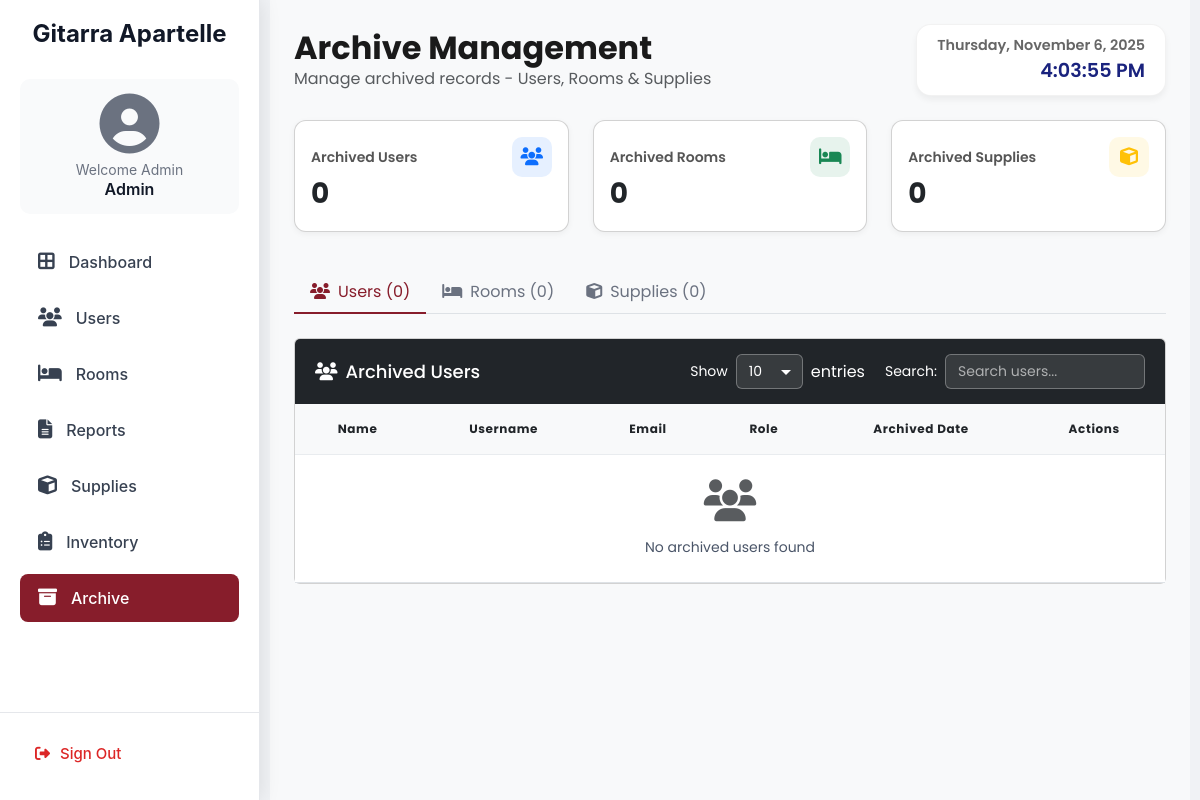
Page /admin-archive.php (signed in) on the earlier database version.
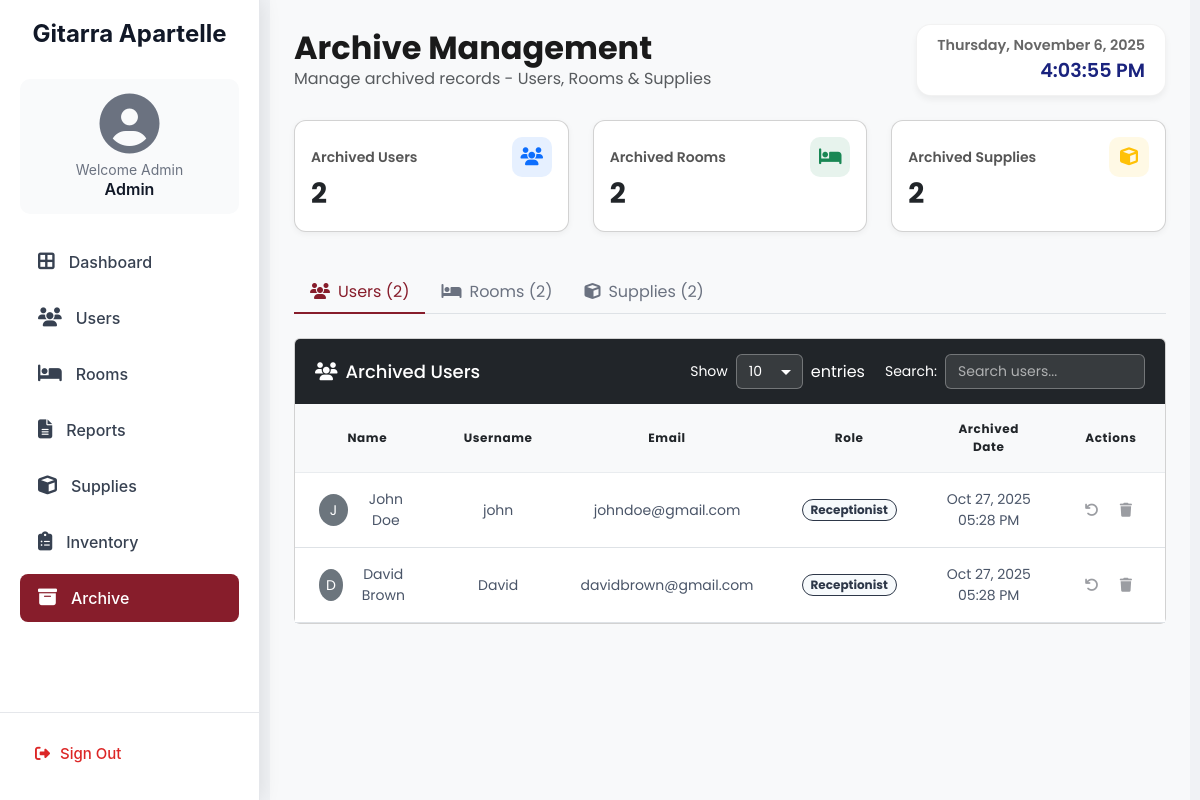
Same page on the later database version.
### tables this page shows
CREATE TABLE `users` (
  `user_id` int NOT NULL,
  `name` varchar(255) NOT NULL,
  `username` varchar(255) NOT NULL,
  `email` varchar(255) NOT NULL,
  `password` varchar(255) NOT NULL,
  `role` enum('Admin','Receptionist','Guest') NOT NULL,
  `status` enum('pending','approved','denied') DEFAULT 'pending',
  `reset_token` varchar(255) DEFAULT NULL,
  `reset_expires` datetime DEFAULT NULL,
  `is_archived` tinyint(1) DEFAULT '0',
  `archived_at` datetime DEFAULT NULL
);

### admin-archive.php (the view, shortened to what the changed rows need)
<?php
require_once 'database.php';
$archived_users_query = "SELECT COUNT(*) as total FROM users WHERE is_archived = 1";
$archived_users_result = $conn->query($archived_users_query);
$archived_users = $archived_users_result->fetch_assoc()['total'];
$archived_rooms_query = "SELECT COUNT(*) as total FROM rooms WHERE is_archived = 1";
$archived_rooms_result = $conn->query($archived_rooms_query);
$archived_rooms = $archived_rooms_result->fetch_assoc()['total'];
$archived_supplies_query = "SELECT COUNT(*) as total FROM supplies WHERE is_archived = 1";
$archived_supplies_result = $conn->query($archived_supplies_query);
$archived_supplies = $archived_supplies_result->fetch_assoc()['total'];
$users_result = $conn->query("SELECT * FROM users WHERE is_archived = 1 ORDER BY archived_at DESC");
$active_tab = isset($_GET['tab']) ? $_GET['tab'] : 'users';
?>
<!DOCTYPE html>
<html lang="en">
<head>
    <link href="https://cdn.jsdelivr.net/npm/bootstrap@5.3.0/dist/css/bootstrap.min.css" rel="stylesheet">
    <link rel="stylesheet" href="https://cdnjs.cloudflare.com/ajax/libs/font-awesome/6.4.2/css/all.min.css">
    <link href="https://cdn.datatables.net/1.11.5/css/dataTables.bootstrap5.min.css" rel="stylesheet">
    <link href="style.css" rel="stylesheet">
</head>
<body>
    <div class="content p-4">
        <div class="d-flex justify-content-between align-items-center mb-4">
            <div>
                <h2 class="fw-bold mb-0">Archive Management</h2>
            </div>
        </div>
        <div class="row mb-4">
            <div class="col-md-4 mb-3">
                <div class="card stat-card h-100 p-3">
                    <div class="d-flex justify-content-between align-items-center">
                        <p class="stat-title">Archived Users</p>
                        <div class="stat-icon bg-primary bg-opacity-10 text-primary">
                        </div>
                    </div>
                    <h3 class="fw-bold mb-1"><?php echo $archived_users; ?></h3>
                </div>
            </div>
            <div class="col-md-4 mb-3">
                <div class="card stat-card h-100 p-3">
                    <div class="d-flex justify-content-between align-items-center">
                        <p class="stat-title">Archived Rooms</p>
                        <div class="stat-icon bg-success bg-opacity-10 text-success">
                        </div>
                    </div>
                    <h3 class="fw-bold mb-1"><?php echo $archived_rooms; ?></h3>
                </div>
            </div>
            <div class="col-md-4 mb-3">
                <div class="card stat-card h-100 p-3">
                    <div class="d-flex justify-content-between align-items-center">
                        <p class="stat-title">Archived Supplies</p>
                        <div class="stat-icon bg-warning bg-opacity-10 text-warning">
                        </div>
                    </div>
                    <h3 class="fw-bold mb-1"><?php echo $archived_supplies; ?></h3>
                </div>
            </div>
        </div>
        <ul class="nav nav-tabs mb-4" id="archiveTabs" role="tablist">
            <li class="nav-item" role="presentation">
                <button class="nav-link <?php echo $active_tab == 'users' ? 'active' : ''; ?>"
                        id="users-tab" data-bs-toggle="tab" data-bs-target="#users" type="button">
                    <i class="fas fa-users me-2"></i>Users (<?php echo $archived_users; ?>)
                </button>
            </li>
            <li class="nav-item" role="presentation">
                <button class="nav-link <?php echo $active_tab == 'rooms' ? 'active' : ''; ?>"
                        id="rooms-tab" data-bs-toggle="tab" data-bs-target="#rooms" type="button">
                    <i class="fas fa-bed me-2"></i>Rooms (<?php echo $archived_rooms; ?>)
                </button>
            </li>
            <li class="nav-item" role="presentation">
                <button class="nav-link <?php echo $active_tab == 'supplies' ? 'active' : ''; ?>"
                        id="supplies-tab" data-bs-toggle="tab" data-bs-target="#supplies" type="button">
                    <i class="fas fa-cube me-2"></i>Supplies (<?php echo $archived_supplies; ?>)
                </button>
            </li>
        </ul>
        <div class="tab-content" id="archiveTabContent">
            <div class="tab-pane fade <?php echo $active_tab == 'users' ? 'show active' : ''; ?>" id="users" role="tabpanel">
                <div class="card">
                    <div class="card-body p-0">
                        <div class="table-responsive">
                            <table class="table table-hover align-middle mb-0 archive-table" id="usersTable">
                                <thead class="bg-gray-50">
                                    <tr>
                                        <th class="px-4 py-3">Name</th>
                                        <th class="px-4 py-3">Username</th>
                                        <th class="px-4 py-3">Email</th>
                                        <th class="px-4 py-3">Role</th>
                                        <th class="px-4 py-3">Archived Date</th>
                                        <th class="px-4 py-3">Actions</th>
                                    </tr>
                                </thead>
                                <tbody>
                                    <?php if ($users_result->num_rows > 0): ?>
                                        <?php while ($user = $users_result->fetch_assoc()): ?>
                                        <tr>
                                            <td class="px-4 py-3">
                                                <div class="d-flex align-items-center">
                                                    <div class="avatar-sm bg-secondary rounded-circle d-flex align-items-center justify-content-center me-2" style="width: 32px; height: 32px;">
                                                        <span class="text-white"><?= strtoupper(substr($user['name'], 0, 1)) ?></span>
                                                    </div>
                                                    <?= htmlspecialchars($user['name']) ?>
                                                </div>
                                            </td>
                                            <td class="px-4 py-3"><?= htmlspecialchars($user['username']) ?></td>
                                            <td class="px-4 py-3"><?= htmlspecialchars($user['email']) ?></td>
                                            <td class="px-4 py-3">
                                                <span class="badge bg-gray-100 text-gray-800 border-gray-200 rounded-pill">
                                                    <?= htmlspecialchars($user['role']) ?>
                                                </span>
                                            </td>
                                            <td class="px-4 py-3">
                                                <?= $user['archived_at'] ? date('M d, Y h:i A', strtotime($user['archived_at'])) : 'N/A' ?>
                                            </td>
                                            <td class="px-4 py-3 text-center">
                                                <div class="d-flex gap-2 justify-content-center user-actions">
                                                    <a href="javascript:void(0)" onclick="confirmRestore('user', <?= $user['user_id'] ?>)"
                                                       class="p-1 action-btn restore" title="Restore">
                                                        <i class="fas fa-undo"></i>
                                                    </a>
                                                    <a href="javascript:void(0)" onclick="confirmDelete('user', <?= $user['user_id'] ?>)"
                                                       class="p-1 action-btn delete" title="Delete">
                                                        <i class="fas fa-trash"></i>
                                                    </a>
                                                </div>
                                            </td>
                                        </tr>
                                        <?php endwhile; ?>
                                    <?php else: ?>
                                        <tr>
                                            <td colspan="6" class="text-center py-4">
                                                <i class="fas fa-users fa-3x text-muted mb-3"></i>
                                                <p class="mb-0">No archived users found</p>
                                            </td>
                                        </tr>
                                    <?php endif; ?>
                                </tbody>
                            </table>
                        </div>
                    </div>
                </div>
            </div>
        </div>
    </div>
</body>
</html>

Differences in the rows shown:
now on this page (row edited): users: name "J", name "John Doe", username "john", email "johndoe@gmail.com", role "Receptionist", archived_at "Oct 27, 2025 05:28 PM"
now on this page (row edited): users: name "D", name "David Brown", username "David", email "davidbrown@gmail.com", role "Receptionist", archived_at "Oct 27, 2025 05:28 PM"
Other differences:
$archived_users: "0" → "2"
$archived_rooms: "0" → "2"
$archived_supplies: "0" → "2"
text no longer shown: "No archived users found"
